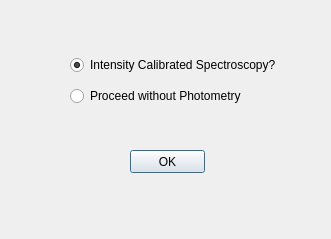
<?xml version="1.0" encoding="UTF-8"?>
<ui version="4.0">
 <class>CubeCalibratingForm</class>
 <widget class="QDialog" name="CubeCalibratingForm">
  <property name="geometry">
   <rect>
    <x>0</x>
    <y>0</y>
    <width>331</width>
    <height>239</height>
   </rect>
  </property>
  <property name="windowTitle">
   <string>Photometry</string>
  </property>
  <property name="modal">
   <bool>true</bool>
  </property>
  <widget class="QStackedWidget" name="stackedWidget">
   <property name="geometry">
    <rect>
     <x>20</x>
     <y>10</y>
     <width>281</width>
     <height>201</height>
    </rect>
   </property>
   <property name="currentIndex">
    <number>0</number>
   </property>
   <widget class="QWidget" name="page">
    <widget class="QPushButton" name="choiceButton">
     <property name="geometry">
      <rect>
       <x>110</x>
       <y>140</y>
       <width>75</width>
       <height>23</height>
      </rect>
     </property>
     <property name="text">
      <string>OK</string>
     </property>
    </widget>
    <widget class="QWidget" name="layoutWidget">
     <property name="geometry">
      <rect>
       <x>50</x>
       <y>40</y>
       <width>211</width>
       <height>61</height>
      </rect>
     </property>
     <layout class="QVBoxLayout" name="verticalLayout">
      <item>
       <widget class="QRadioButton" name="radioButton">
        <property name="text">
         <string>Intensity Calibrated Spectroscopy?</string>
        </property>
        <property name="checked">
         <bool>true</bool>
        </property>
       </widget>
      </item>
      <item>
       <widget class="QRadioButton" name="radioButton_2">
        <property name="text">
         <string>Proceed without Photometry</string>
        </property>
       </widget>
      </item>
     </layout>
    </widget>
   </widget>
   <widget class="QWidget" name="page_2">
    <widget class="QLabel" name="label">
     <property name="geometry">
      <rect>
       <x>90</x>
       <y>40</y>
       <width>131</width>
       <height>31</height>
      </rect>
     </property>
     <property name="text">
      <string>Place Calibration Sample</string>
     </property>
    </widget>
    <widget class="QPushButton" name="sampleButton">
     <property name="geometry">
      <rect>
       <x>110</x>
       <y>120</y>
       <width>81</width>
       <height>21</height>
      </rect>
     </property>
     <property name="text">
      <string>OK</string>
     </property>
    </widget>
   </widget>
   <widget class="QWidget" name="page_3">
    <widget class="QLabel" name="photometryLabel">
     <property name="geometry">
      <rect>
       <x>80</x>
       <y>40</y>
       <width>121</width>
       <height>71</height>
      </rect>
     </property>
     <property name="text">
      <string/>
     </property>
    </widget>
    <widget class="QPushButton" name="pushButton">
     <property name="geometry">
      <rect>
       <x>110</x>
       <y>150</y>
       <width>75</width>
       <height>23</height>
      </rect>
     </property>
     <property name="text">
      <string>OK</string>
     </property>
    </widget>
   </widget>
   <widget class="QWidget" name="page_4">
    <widget class="QLabel" name="label_2">
     <property name="geometry">
      <rect>
       <x>30</x>
       <y>50</y>
       <width>221</width>
       <height>51</height>
      </rect>
     </property>
     <property name="font">
      <font>
       <weight>50</weight>
       <bold>false</bold>
      </font>
     </property>
     <property name="text">
      <string>Please make sure that the RoI is unobstructed.
           Press OK to start Acquisition.</string>
     </property>
    </widget>
    <widget class="QPushButton" name="startButton">
     <property name="geometry">
      <rect>
       <x>110</x>
       <y>130</y>
       <width>75</width>
       <height>23</height>
      </rect>
     </property>
     <property name="text">
      <string>OK</string>
     </property>
    </widget>
   </widget>
  </widget>
 </widget>
 <resources/>
 <connections/>
</ui>
